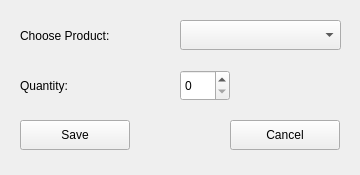
<?xml version="1.0" encoding="UTF-8"?>
<ui version="4.0">
 <class>EditProductWindow</class>
 <widget class="QWidget" name="EditProductWindow">
  <property name="geometry">
   <rect>
    <x>0</x>
    <y>0</y>
    <width>360</width>
    <height>175</height>
   </rect>
  </property>
  <property name="windowTitle">
   <string>Edit Product</string>
  </property>
  <widget class="QLabel" name="label">
   <property name="geometry">
    <rect>
     <x>20</x>
     <y>20</y>
     <width>141</width>
     <height>31</height>
    </rect>
   </property>
   <property name="text">
    <string>Choose Product:</string>
   </property>
  </widget>
  <widget class="QLabel" name="label_2">
   <property name="geometry">
    <rect>
     <x>20</x>
     <y>70</y>
     <width>85</width>
     <height>31</height>
    </rect>
   </property>
   <property name="text">
    <string>Quantity:</string>
   </property>
  </widget>
  <widget class="QSpinBox" name="spinBox">
   <property name="geometry">
    <rect>
     <x>180</x>
     <y>70</y>
     <width>50</width>
     <height>31</height>
    </rect>
   </property>
  </widget>
  <widget class="QComboBox" name="comboBox">
   <property name="geometry">
    <rect>
     <x>180</x>
     <y>20</y>
     <width>161</width>
     <height>30</height>
    </rect>
   </property>
  </widget>
  <widget class="QPushButton" name="save_btn">
   <property name="geometry">
    <rect>
     <x>20</x>
     <y>120</y>
     <width>110</width>
     <height>30</height>
    </rect>
   </property>
   <property name="text">
    <string>Save</string>
   </property>
  </widget>
  <widget class="QPushButton" name="cancel_btn">
   <property name="geometry">
    <rect>
     <x>230</x>
     <y>120</y>
     <width>110</width>
     <height>30</height>
    </rect>
   </property>
   <property name="text">
    <string>Cancel</string>
   </property>
  </widget>
 </widget>
 <resources/>
 <connections/>
</ui>
